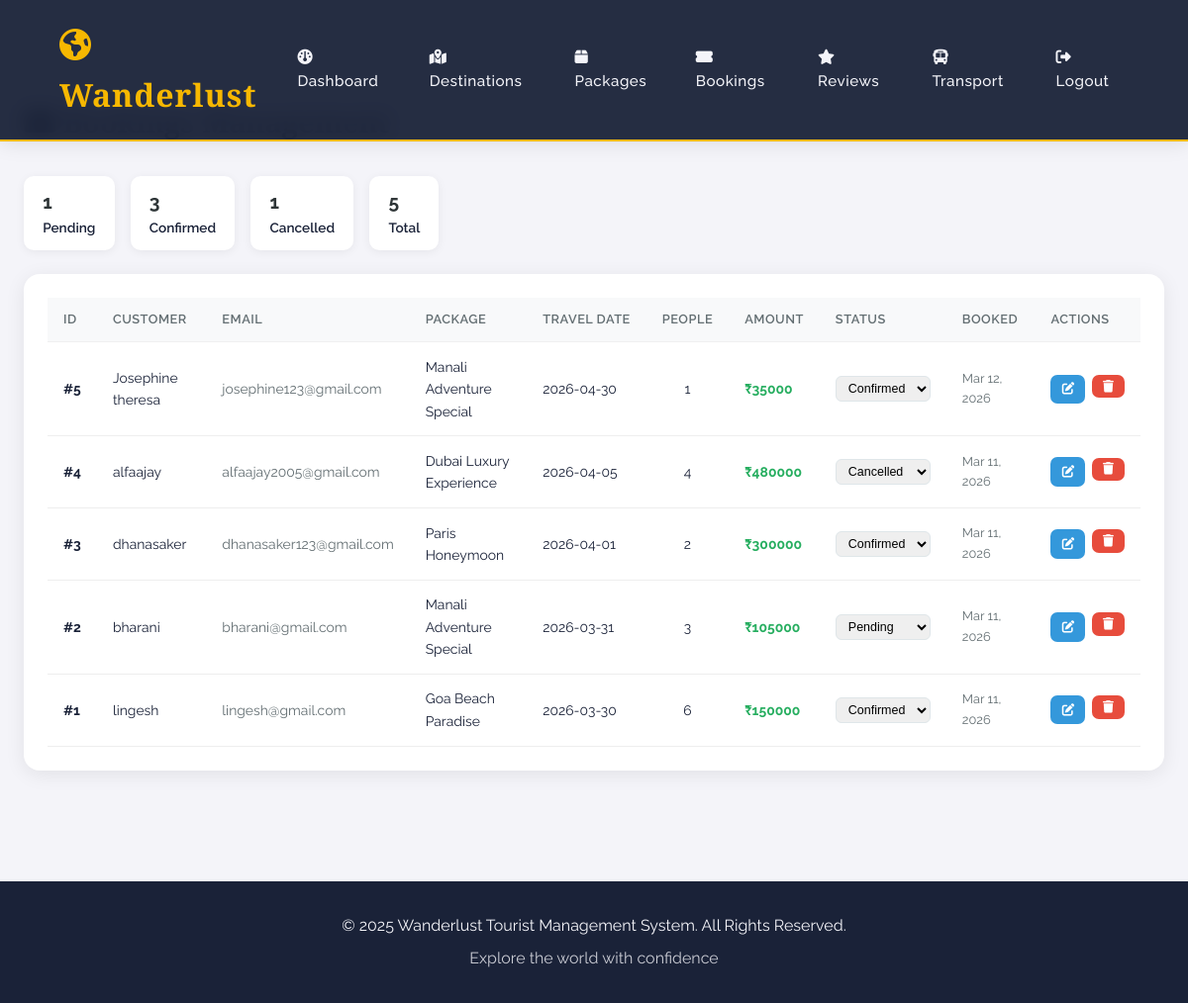
Screenshot of /admin/bookings (signed in) with the database file from the repository.
### app.py (models this page shows)
class Booking(db.Model):
    id = db.Column(db.Integer, primary_key=True)
    user_id = db.Column(db.Integer, db.ForeignKey('user.id'), nullable=False)
    package_id = db.Column(db.Integer, db.ForeignKey('package.id'), nullable=False)
    full_name = db.Column(db.String(100), nullable=False)
    email = db.Column(db.String(120), nullable=False)
    travel_date = db.Column(db.Date, nullable=False)
    num_people = db.Column(db.Integer, default=1)
    total_amount = db.Column(db.Float)
    status = db.Column(db.String(20), default='pending')
    created_at = db.Column(db.DateTime, default=datetime.utcnow)
    payment = db.relationship('Payment', backref='booking', uselist=False, lazy=True)

class Package(db.Model):
    id = db.Column(db.Integer, primary_key=True)
    name = db.Column(db.String(100), nullable=False)
    package_type = db.Column(db.String(50), nullable=False)
    destination_id = db.Column(db.Integer, db.ForeignKey('destination.id'))
    price = db.Column(db.Float, nullable=False)
    duration = db.Column(db.String(50))
    description = db.Column(db.Text)
    image_url = db.Column(db.String(300))
    created_at = db.Column(db.DateTime, default=datetime.utcnow)
    destination = db.relationship('Destination', backref='packages')
    bookings = db.relationship('Booking', backref='package', lazy=True)

### app.py (the view)
@app.route('/admin/bookings')
def admin_bookings():
    if not admin_required():
        return redirect(url_for('admin_login'))
    all_bk = Booking.query.order_by(Booking.created_at.desc()).all()
    return render_template('admin_bookings.html', bookings=all_bk)

### app.py (called while the page is built)
def admin_required():
    return 'user_id' in session and session.get('is_admin')

### templates/admin_bookings.html (shortened to what this page needs)
{% extends "base.html" %}
{% block content %}
<div class="admin-page">
    <div class="page-header">
        <h2> Bookings Management</h2>
    </div>
    <div class="summary-row">
        <div class="summary-chip">
            <span class="chip-count">{{ bookings|selectattr('status','equalto','pending')|list|length }}</span> Pending
        </div>
        <div class="summary-chip">
            <span class="chip-count">{{ bookings|selectattr('status','equalto','confirmed')|list|length }}</span> Confirmed
        </div>
        <div class="summary-chip">
            <span class="chip-count">{{ bookings|selectattr('status','equalto','cancelled')|list|length }}</span> Cancelled
        </div>
        <div class="summary-chip">
            <span class="chip-count">{{ bookings|length }}</span> Total
        </div>
    </div>
    <div class="bookings-table">
        {% if bookings %}
        <table>
            <thead>
                <tr>
                    <th>ID</th><th>Customer</th><th>Email</th><th>Package</th>
                    <th>Travel Date</th><th>People</th><th>Amount</th>
                    <th>Status</th><th>Booked</th><th>Actions</th>
                </tr>
            </thead>
            <tbody>
            {% for b in bookings %}
            <tr>
                <td><strong>#{{ b.id }}</strong></td>
                <td>{{ b.full_name }}</td>
                <td style="color:#636e72;">{{ b.email }}</td>
                <td>{{ b.package.name }}</td>
                <td>{{ b.travel_date }}</td>
                <td style="text-align:center;">{{ b.num_people }}</td>
                <td><strong style="color:#27ae60;">₹{{ "%.0f"|format(b.total_amount) }}</strong></td>
                <td>
                    <form method="POST" action="{{ url_for('admin_booking_update_status', id=b.id) }}" class="status-form">
                        <select name="status" class="status-select" onchange="this.form.submit()">
                            <option value="pending" {% if b.status=='pending' %}selected{% endif %}>Pending</option>
                            <option value="confirmed" {% if b.status=='confirmed' %}selected{% endif %}>Confirmed</option>
                            <option value="cancelled" {% if b.status=='cancelled' %}selected{% endif %}>Cancelled</option>
                        </select>
                    </form>
                </td>
                <td style="color:#636e72; font-size:0.8rem;">{{ b.created_at.strftime('%b %d, %Y') }}</td>
                <td>
                    <div class="action-btns">
                        <a href="{{ url_for('admin_bookings_edit', id=b.id) }}" class="btn-edit"><i class="fas fa-edit"></i></a>
                        <form method="POST" action="{{ url_for('admin_bookings_delete', id=b.id) }}" style="display:inline;" onsubmit="return confirm('Delete booking #{{ b.id }}?')">
                            <button type="submit" class="btn-delete"><i class="fas fa-trash"></i></button>
                        </form>
                    </div>
                </td>
            </tr>
            {% endfor %}
            </tbody>
        </table>
        {% else %}
        <div class="empty-state">
            <i class="fas fa-inbox" style="font-size:3rem; color:#dfe6e9; display:block; margin-bottom:1rem;"></i>
            No bookings yet.
        </div>
        {% endif %}
    </div>
</div>
{% endblock %}

### static/css/style.css (style rules this page uses)
:root { --primary: #FF6B35; --secondary: #004E89; --accent: #F7B801; --dark: #1A2238; --light: #F4F4F9; --success: #2A9D8F; --error: #E76F51; --gradient-main: linear-gradient(135deg, #667eea 0%, #764ba2 100%); --gradient-warm: linear-gradient(135deg, #f093fb 0%, #f5576c 100%); --gradient-ocean: linear-gradient(135deg, #4facfe 0%, #00f2fe 100%); --gradient-sunset: linear-gradient(135deg, #fa709a 0%, #fee140 100%); }
* { margin: 0; padding: 0; box-sizing: border-box; }
body { font-family: 'Raleway', sans-serif; background: var(--light); color: var(--dark); line-height: 1.6; overflow-x: hidden; }
h1, h2, h3, h4, h5 { font-family: 'Cormorant Garamond', serif; font-weight: 700; }
table { width: 100%; border-collapse: collapse; }
thead { background: var(--gradient-main); color: white; }
th { padding: 1.2rem; text-align: left; font-weight: 600; letter-spacing: 0.5px; }
td { padding: 1rem 1.2rem; border-bottom: 1px solid #eee; }

### templates/admin_bookings.html (style rules this page uses)
.admin-page { max-width:1300px; margin:0 auto; padding:100px 1.5rem 3rem; }
.page-header { display:flex; justify-content:space-between; align-items:center; margin-bottom:2rem; flex-wrap:wrap; gap:1rem; }
.page-header h2 { font-size:1.8rem; font-weight:700; color:#2d3436; }
.bookings-table { background:white; border-radius:16px; padding:1.5rem; box-shadow:0 4px 20px rgba(0,0,0,0.08); overflow-x:auto; }
table { width:100%; border-collapse:collapse; }
th { background:#f8f9fa; padding:0.75rem 1rem; text-align:left; font-size:0.8rem; text-transform:uppercase; letter-spacing:0.5px; color:#636e72; white-space:nowrap; }
td { padding:0.85rem 1rem; border-top:1px solid #f0f0f0; font-size:0.87rem; vertical-align:middle; }
.action-btns { display:flex; gap:0.4rem; }
.btn-edit { background:#3498db; color:white; padding:0.3rem 0.7rem; border-radius:7px; text-decoration:none; font-size:0.78rem; font-weight:600; white-space:nowrap; }
.btn-delete { background:#e74c3c; color:white; padding:0.3rem 0.7rem; border-radius:7px; border:none; cursor:pointer; font-size:0.78rem; font-weight:600; }
.status-form { display:inline; }
.status-select { padding:0.25rem 0.5rem; border:1.5px solid #dfe6e9; border-radius:6px; font-size:0.78rem; outline:none; cursor:pointer; }
.summary-row { display:flex; gap:1rem; margin-bottom:1.5rem; flex-wrap:wrap; }
.summary-chip { background:white; border-radius:10px; padding:0.7rem 1.2rem; box-shadow:0 2px 10px rgba(0,0,0,0.06); font-size:0.85rem; font-weight:600; }
.chip-count { font-size:1.2rem; font-weight:700; display:block; color:#2d3436; }

### rows the page displays
Booking: id "5", full_name "Josephine theresa", email "josephine123@gmail.com", package.name "Manali Adventure Special", travel_date "2026-04-30", num_people "1", total_amount "35000", status "Confirmed", created_at "Mar 12, 2026"
Booking: id "4", full_name "alfaajay", email "alfaajay2005@gmail.com", package.name "Dubai Luxury Experience", travel_date "2026-04-05", num_people "4", total_amount "480000", status "Cancelled", created_at "Mar 11, 2026"
Booking: id "3", full_name "dhanasaker", email "dhanasaker123@gmail.com", package.name "Paris Honeymoon", travel_date "2026-04-01", num_people "2", total_amount "300000", status "Confirmed", created_at "Mar 11, 2026"
Booking: id "2", full_name "bharani", email "bharani@gmail.com", package.name "Manali Adventure Special", travel_date "2026-03-31", num_people "3", total_amount "105000", status "Pending", created_at "Mar 11, 2026"
Booking: id "1", full_name "lingesh", email "lingesh@gmail.com", package.name "Goa Beach Paradise", travel_date "2026-03-30", num_people "6", total_amount "150000", status "Confirmed", created_at "Mar 11, 2026"

### other values shown
{{ bookings|selectattr('status','equalto','pending')|list|length }} "1"
{{ bookings|selectattr('status','equalto','confirmed')|list|length }} "3"
{{ bookings|selectattr('status','equalto','cancelled')|list|length }} "1"
{{ bookings|length }} "5"
